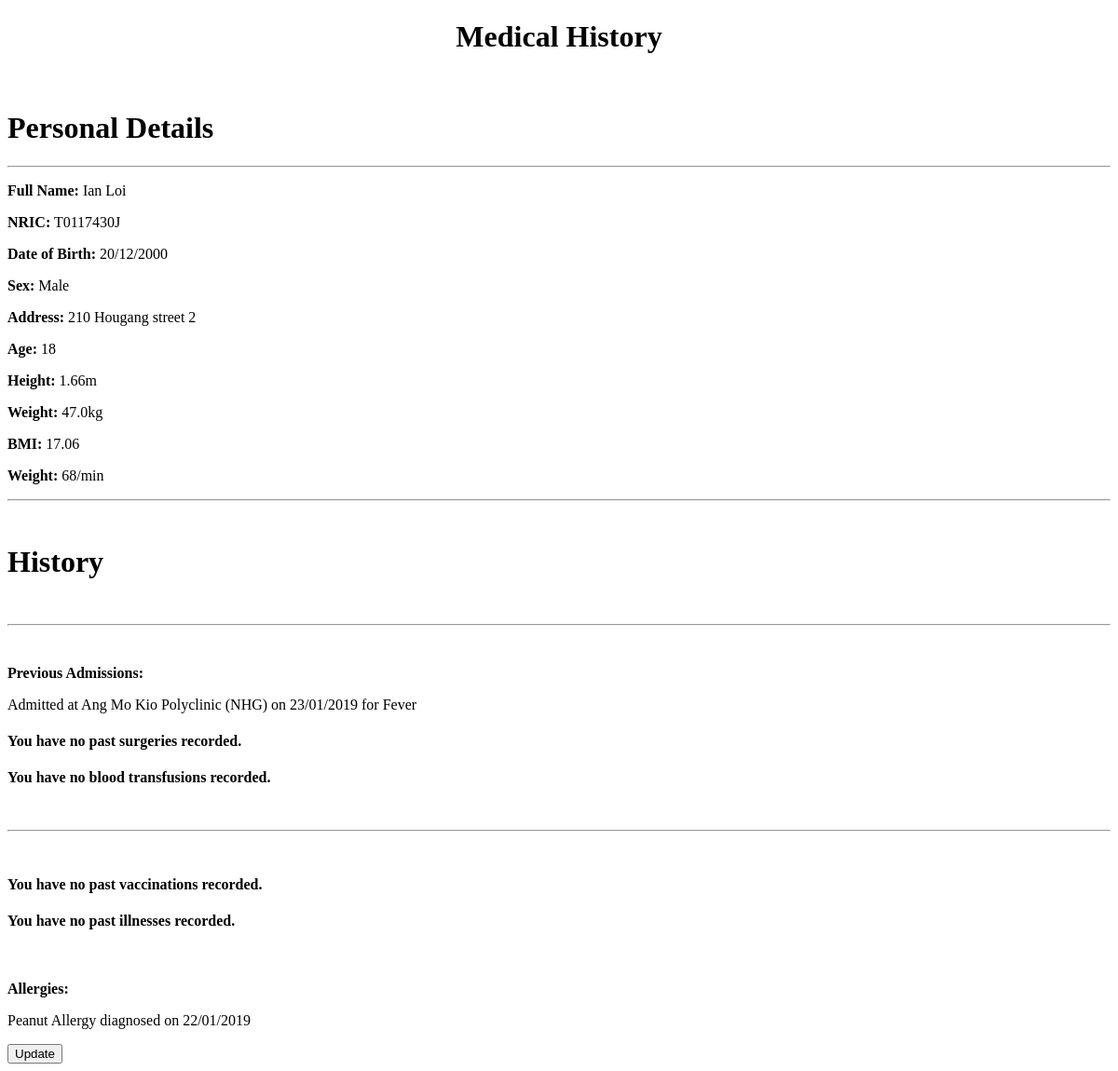
Before: /test (signed in) with the older database file.
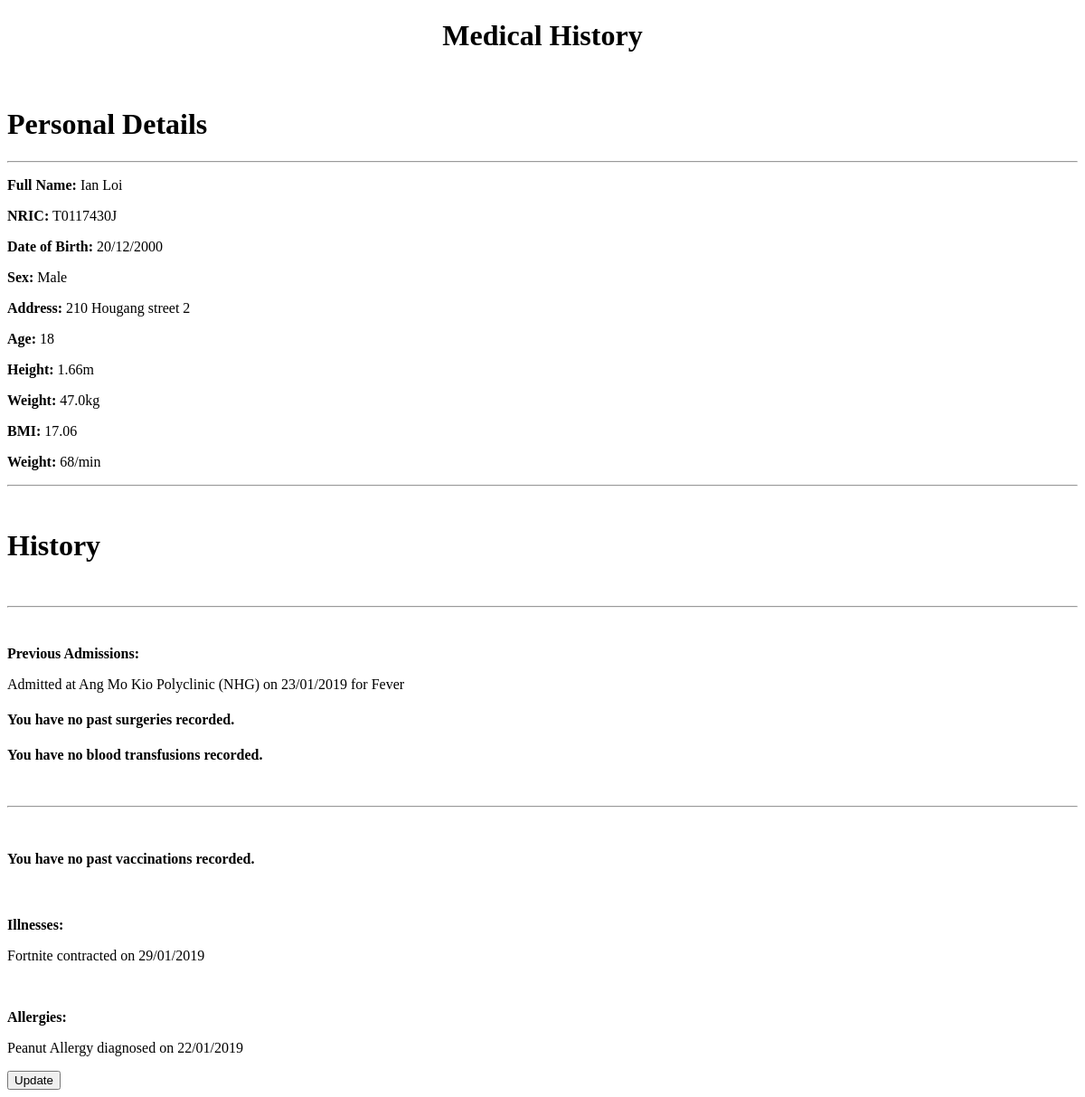
After: the same page with the newer database file.
### Flask/Models.py (models this page shows)
class Illnesses(db.Model):
    id = db.Column(db.Integer, primary_key=True)
    illness = db.Column(db.String(100), nullable=False)
    date = db.Column(db.DateTime, nullable=True)
    user_id = db.Column(db.Integer, db.ForeignKey('user.id'), nullable=False)

### Flask/main/routes.py (the view)
@main.route('/test')
def test():
    form = MyForm()
    return render_template('text.html', form=form)

### Flask/Models.py (called while the page is built)
@login_manager.user_loader
def load_user(user_id):
    return User.query.get(int(user_id))

### Flask/templates/text.html (shortened to what the changed rows need)
<!DOCTYPE html>
<html lang="en">
<head>
</head>
<body>
    <h1 align="center"> Medical History </h1>
    <br>
    <div class="row justify-content-center">
        <h1> Personal Details</h1>
        <br>
        <div id="breaklines" class="col-12 row justify-content-center">
            <h1 class="col-12 text-center"> History </h1>
            <br>
        </div>
        <div id="histories2" class="row col-12 justify-content-around">
            <div id="illnesses" class="row justify-content-start col-3">
                {% if current_user.illnesses %}
                <div class="vh-history">
                    <br>
                    <p>
                        <b>Illnesses:</b>
                        {% for i in range(current_user.illnesses|length) %}
                        {% if current_user.illnesses[i] %}
                        <div class="row">
                            <p class="col">
                                {{ current_user.illnesses[i].illness }}
                                contracted on {{
                                current_user.illnesses[i].date.strftime('%d/%m/%Y') }}
                            </p>
                        </div>
                        {% endif %}
                        {% endfor %}
                    </p>
                </div>
                {% else %}
                <div class="row justify-content-center">
                    <h4 class="text-center col-12"> You have no past illnesses recorded. </h4>
                </div>
                {% endif %}
            </div>
        </div>
    </div>
</body>
</html>

Changed rows visible on the page:
added Illnesses: illness "Fortnite", date "29/01/2019"
Other visible differences:
text no longer shown: "You have no past illnesses recorded."
text now shown: "Illnesses:"
new list line: "contracted on"
